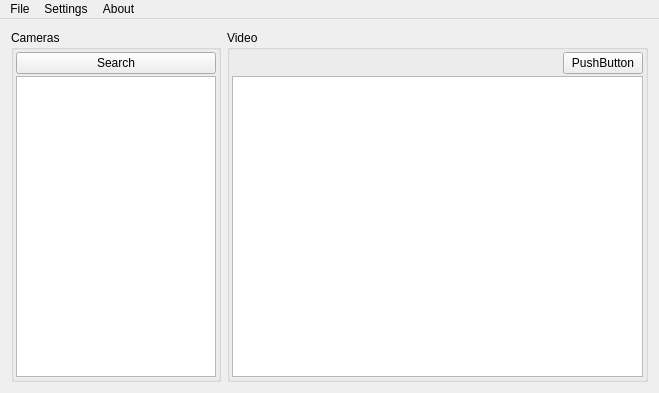
<?xml version="1.0" encoding="UTF-8"?>
<ui version="4.0">
 <class>MainWindow</class>
 <widget class="QMainWindow" name="MainWindow">
  <property name="geometry">
   <rect>
    <x>0</x>
    <y>0</y>
    <width>659</width>
    <height>393</height>
   </rect>
  </property>
  <property name="windowTitle">
   <string>MainWindow</string>
  </property>
  <widget class="QWidget" name="centralWidget">
   <layout class="QHBoxLayout" name="horizontalLayout_2">
    <item>
     <widget class="QGroupBox" name="groupBoxCameraList">
      <property name="sizePolicy">
       <sizepolicy hsizetype="Preferred" vsizetype="Preferred">
        <horstretch>0</horstretch>
        <verstretch>0</verstretch>
       </sizepolicy>
      </property>
      <property name="title">
       <string>Cameras</string>
      </property>
      <layout class="QVBoxLayout" name="verticalLayout">
       <property name="spacing">
        <number>2</number>
       </property>
       <property name="leftMargin">
        <number>2</number>
       </property>
       <property name="topMargin">
        <number>2</number>
       </property>
       <property name="rightMargin">
        <number>2</number>
       </property>
       <property name="bottomMargin">
        <number>2</number>
       </property>
       <item>
        <widget class="QPushButton" name="pushButtonSearch">
         <property name="text">
          <string>Search</string>
         </property>
        </widget>
       </item>
       <item>
        <widget class="QListWidget" name="listWidgetCameras">
         <property name="sizePolicy">
          <sizepolicy hsizetype="Fixed" vsizetype="Preferred">
           <horstretch>2</horstretch>
           <verstretch>0</verstretch>
          </sizepolicy>
         </property>
         <property name="maximumSize">
          <size>
           <width>200</width>
           <height>16777215</height>
          </size>
         </property>
        </widget>
       </item>
      </layout>
     </widget>
    </item>
    <item>
     <widget class="QGroupBox" name="groupBoxVideo">
      <property name="title">
       <string>Video</string>
      </property>
      <layout class="QVBoxLayout" name="verticalLayout_2">
       <property name="spacing">
        <number>2</number>
       </property>
       <property name="leftMargin">
        <number>2</number>
       </property>
       <property name="topMargin">
        <number>2</number>
       </property>
       <property name="rightMargin">
        <number>2</number>
       </property>
       <property name="bottomMargin">
        <number>2</number>
       </property>
       <item>
        <layout class="QHBoxLayout" name="horizontalLayout">
         <property name="spacing">
          <number>2</number>
         </property>
         <item>
          <spacer name="horizontalSpacer">
           <property name="orientation">
            <enum>Qt::Horizontal</enum>
           </property>
           <property name="sizeHint" stdset="0">
            <size>
             <width>40</width>
             <height>20</height>
            </size>
           </property>
          </spacer>
         </item>
         <item>
          <widget class="QPushButton" name="pushButton">
           <property name="text">
            <string>PushButton</string>
           </property>
          </widget>
         </item>
        </layout>
       </item>
       <item>
        <widget class="QGraphicsView" name="graphicsViewVideo"/>
       </item>
      </layout>
     </widget>
    </item>
   </layout>
  </widget>
  <widget class="QMenuBar" name="menuBar">
   <property name="geometry">
    <rect>
     <x>0</x>
     <y>0</y>
     <width>659</width>
     <height>21</height>
    </rect>
   </property>
   <widget class="QMenu" name="menuFile">
    <property name="title">
     <string>File</string>
    </property>
    <addaction name="actionExit"/>
   </widget>
   <widget class="QMenu" name="menuSettings">
    <property name="title">
     <string>Settings</string>
    </property>
    <addaction name="actionSearch_settings"/>
   </widget>
   <widget class="QMenu" name="menuAbout">
    <property name="title">
     <string>About</string>
    </property>
   </widget>
   <addaction name="menuFile"/>
   <addaction name="menuSettings"/>
   <addaction name="menuAbout"/>
  </widget>
  <action name="actionExit">
   <property name="text">
    <string>Exit</string>
   </property>
  </action>
  <action name="actionSearch_settings">
   <property name="text">
    <string>Search settings</string>
   </property>
  </action>
 </widget>
 <layoutdefault spacing="6" margin="11"/>
 <resources/>
 <connections/>
</ui>
